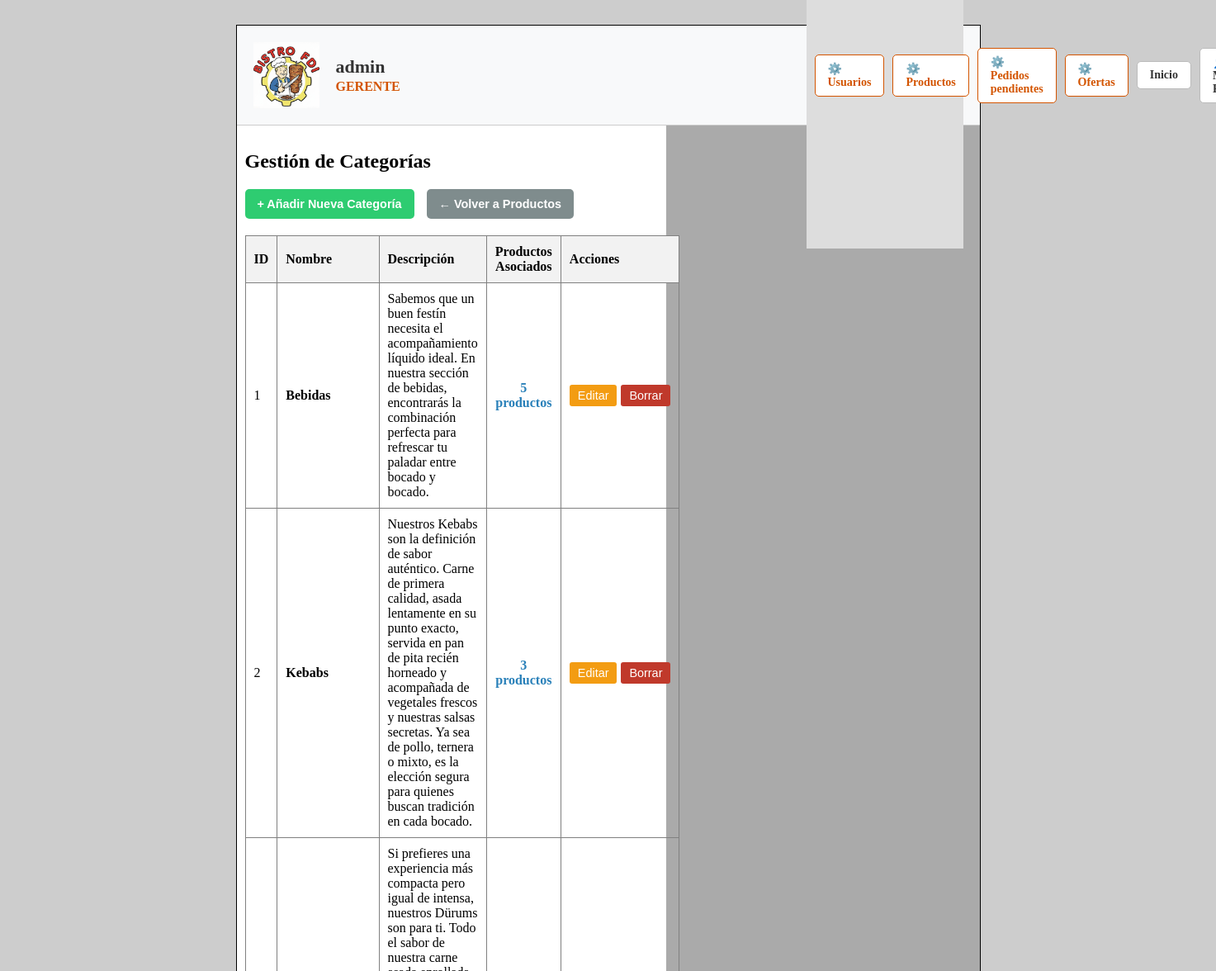
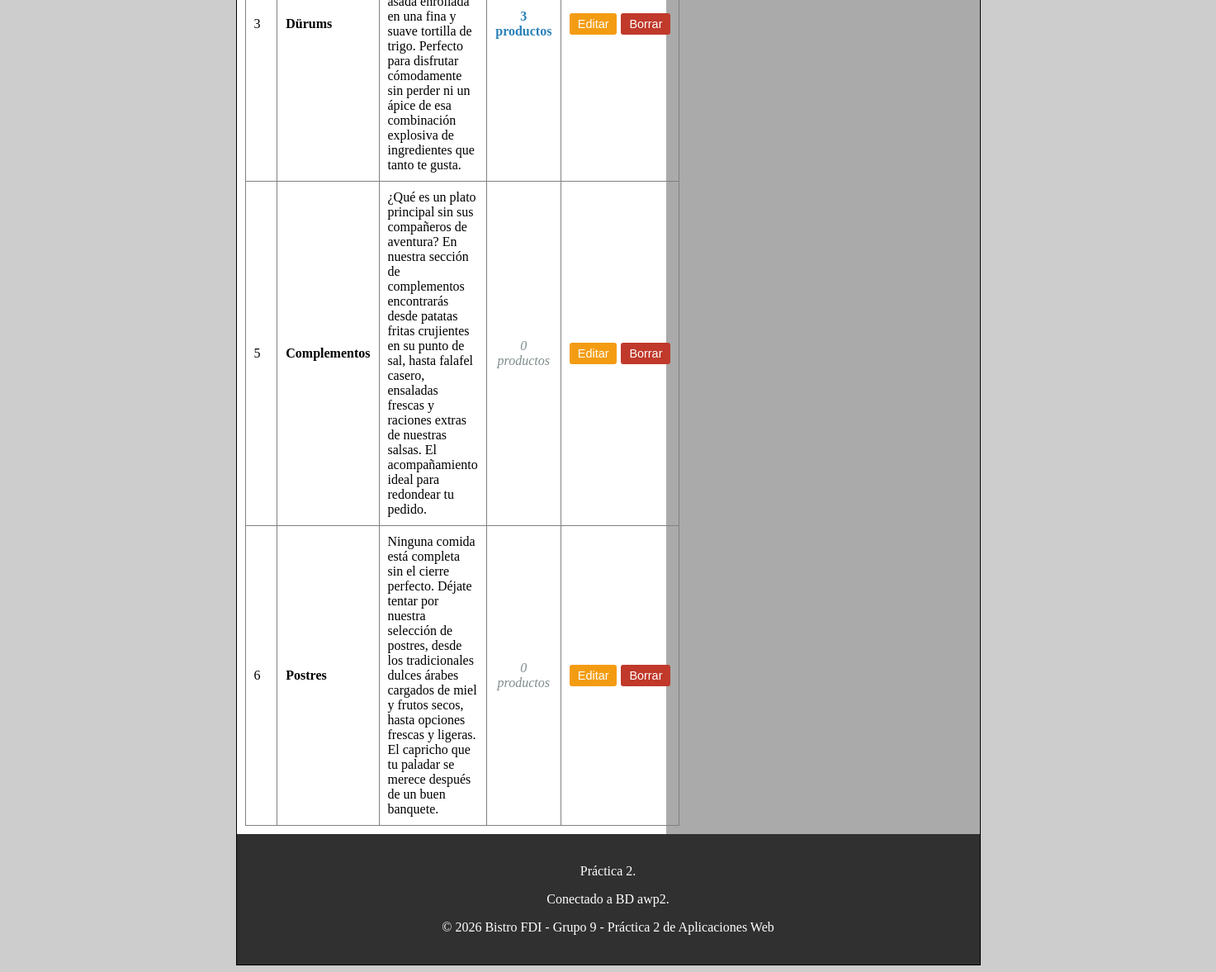
/admin/categorias.php (signed in), run on the app's committed database (2 pictures, top to bottom).
### tables this page shows
CREATE TABLE `categorias` (
  `id` int(11) NOT NULL,
  `nombre` varchar(100) NOT NULL,
  `descripcion` text NOT NULL,
  `imagen` varchar(255) DEFAULT NULL
);

### includes/clases/productos/Producto.php (called while the page is built, shortened)
<?php
class Producto
{
    public static function listaCategoriasConConteo()
    {
        $conn = Aplicacion::getInstance()->getConexionBd();
        $sql = "SELECT c.*, COUNT(p.id) AS total_productos
                FROM categorias c
                LEFT JOIN productos p ON c.id = p.id_categoria
                GROUP BY c.id";
        $result = $conn->query($sql);
        $categorias = [];
        if ($result) {
            while ($row = $result->fetch_assoc()) {
                $categorias[] = $row;
            }
        }
        return $categorias;
    }
}

### admin/categorias.php (the view, shortened to what this page needs)
<?php
$categorias = Producto::listaCategoriasConConteo();
$mensaje = "";
$tabla = "<table border='1' style='width:100%; text-align:left; border-collapse: collapse;'>
    <tr style='background-color: #f2f2f2;'>
        <th style='padding: 10px;'>ID</th>
        <th style='padding: 10px;'>Nombre</th>
        <th style='padding: 10px;'>Descripción</th>
        <th style='padding: 10px; text-align:center;'>Productos Asociados</th>
        <th style='padding: 10px;'>Acciones</th>
    </tr>";
if (!empty($categorias)) {
    foreach ($categorias as $cat) {
        $total = $cat['total_productos'];
        $badge = $total > 0
            ? "<span style='color: #2980b9; font-weight: bold;'>{$total} productos</span>"
            : "<span style='color: #7f8c8d; font-style: italic;'>0 productos</span>";
        $tabla .= "<tr>";
        $tabla .= "<td style='padding: 10px;'>{$cat['id']}</td>";
        $tabla .= "<td style='padding: 10px;'><strong>" . htmlspecialchars($cat['nombre']) . "</strong></td>";
        $tabla .= "<td style='padding: 10px;'>" . htmlspecialchars($cat['descripcion']) . "</td>";
        $tabla .= "<td style='padding: 10px; text-align:center;'>{$badge}</td>";
        $tabla .= "<td style='padding: 10px;'>";
        $tabla .= "<div style='display: flex; gap: 5px; align-items: center;'>";
        $tabla .= "<a href='editar_categoria.php?id={$cat['id']}' style='text-decoration: none;'>
                        <button type='button' style='background-color:#f39c12; color:white; border:none; padding:5px 10px; cursor:pointer; border-radius: 3px;'>Editar</button>
                   </a>";
        if ($total == 0) {
            $tabla .= "<form action='../productos/admin_borrar_categoria.php' method='POST' style='margin: 0;' onsubmit='return confirm(\"¿Seguro que quieres borrar esta categoría?\")'>
                            <input type='hidden' name='id' value='{$cat['id']}'>
                            <button type='submit' style='background-color:#c0392b; color:white; border:none; padding:5px 10px; cursor:pointer; border-radius: 3px;'>Borrar</button>
                       </form>";
        } else {
            $tabla .= "<button type='button' onclick='alert(\"No se puede borrar esta categoría porque contiene productos.\\n\\nPor favor, cambia de categoría los productos asociados primero.\");' style='background-color:#c0392b; color:white; border:none; padding:5px 10px; cursor:pointer; border-radius: 3px;'>Borrar</button>";
        }
        $tabla .= "</div>";
        $tabla .= "</td>";
        $tabla .= "</tr>";
    }
} else {
    $tabla .= "<tr><td colspan='5' style='padding: 10px; text-align:center;'>No hay categorías creadas.</td></tr>";
}
$tabla .= "</table>";
$contenidoPrincipal = "
    <h1>Gestión de Categorías</h1>
    {$mensaje}
    <div style='margin-bottom: 20px; display: flex; gap: 15px;'>
        <a href='crear_categoria.php'>
            <button style='background-color:#2ecc71; color:white; padding:10px 15px; cursor:pointer; border:none; border-radius:5px; font-weight:bold;'>
                + Añadir Nueva Categoría
            </button>
        </a>
        <a href='productos.php'>
            <button style='background-color:#7f8c8d; color:white; padding:10px 15px; cursor:pointer; border:none; border-radius:5px; font-weight:bold;'>
                ← Volver a Productos
            </button>
        </a>
    </div>
    <div>
        $tabla
    </div>
";
require RAIZ_APP . '/vistas/plantillas/plantilla.php';

### CSS/estilo.css (style rules this page uses)
body { background-color: #CDCDCD; }
button, a.boton { border: 1px solid black; font-size: 0.9em; font-family: Arial; font-weight: 400; }

### data on the page
categorias: id "1", nombre "Bebidas", descripcion "Sabemos que un buen festín necesita el acompañamiento líquido ideal. En nuestra sección de bebidas, encontrarás la combinación perfecta para refrescar tu paladar entre bocado y bocado.", total "5", shows "Borrar"
categorias: id "2", nombre "Kebabs", descripcion "Nuestros Kebabs son la definición de sabor auténtico. Carne de primera calidad, asada lentamente en su punto exacto, servida en pan de pita recién horneado y acompañada de vegetales frescos y nuestras salsas secretas. Ya sea de pollo, ternera o mixto, es la elección segura para quienes buscan tradición en cada bocado.", total "3", shows "Borrar"
categorias: id "3", nombre "Dürums", descripcion "Si prefieres una experiencia más compacta pero igual de intensa, nuestros Dürums son para ti. Todo el sabor de nuestra carne asada enrollada en una fina y suave tortilla de trigo. Perfecto para disfrutar cómodamente sin perder ni un ápice de esa combinación explosiva de ingredientes que tanto te gusta.", total "3", shows "Borrar"
categorias: id "5", nombre "Complementos", descripcion "¿Qué es un plato principal sin sus compañeros de aventura? En nuestra sección de complementos encontrarás desde patatas fritas crujientes en su punto de sal, hasta falafel casero, ensaladas frescas y raciones extras de nuestras salsas. El acompañamiento ideal para redondear tu pedido.", shows "0 productos"
categorias: id "6", nombre "Postres", descripcion "Ninguna comida está completa sin el cierre perfecto. Déjate tentar por nuestra selección de postres, desde los tradicionales dulces árabes cargados de miel y frutos secos, hasta opciones frescas y ligeras. El capricho que tu paladar se merece después de un buen banquete.", shows "0 productos"

### other printed values
$nombreActual "admin"
$rolMayusculas "GERENTE"
